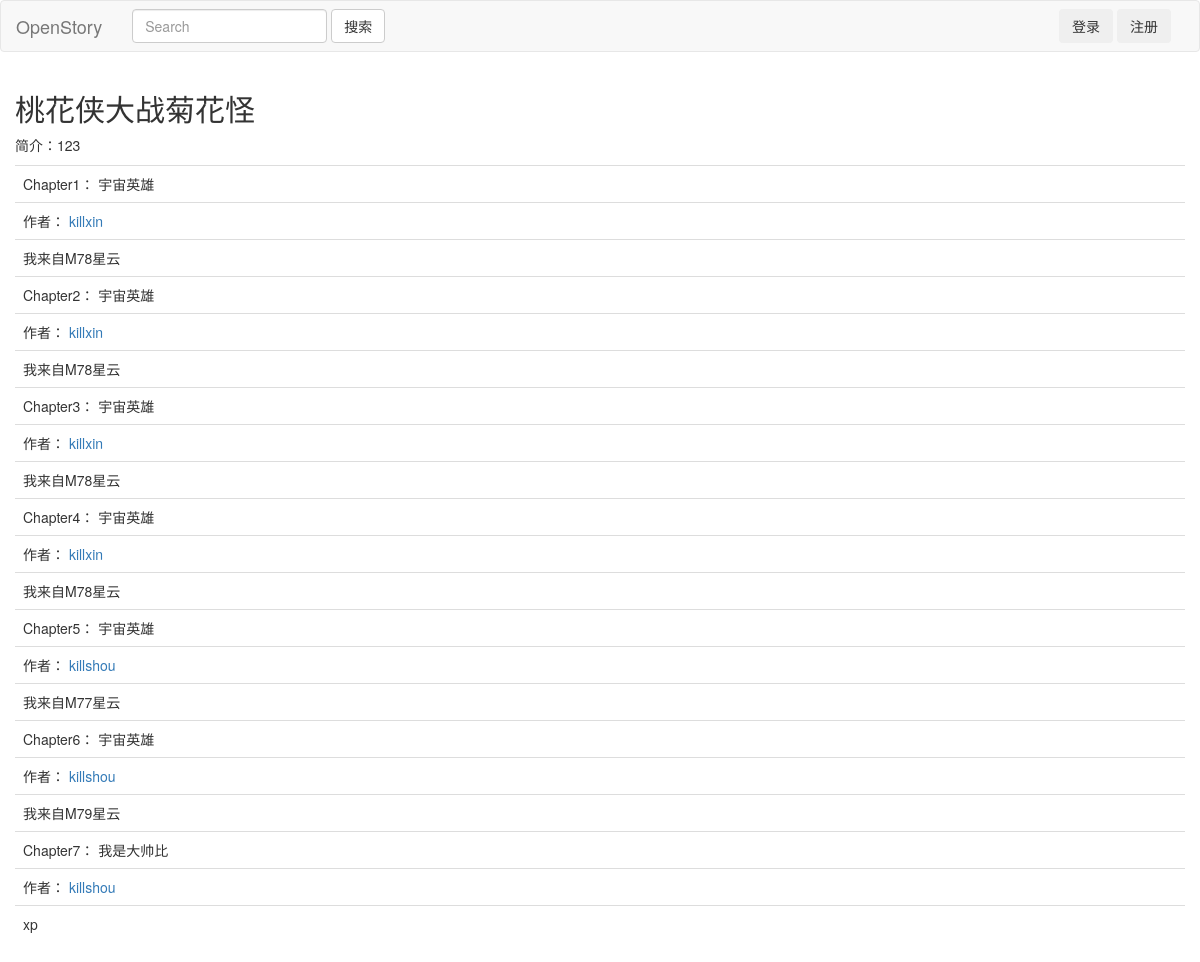
The page /story/view_story/3 on the database its author committed.
### story/models.py (models this page shows)
class Story(models.Model):
    title = models.TextField(default='')
    brief = models.TextField(default='')
    owner = models.ForeignKey(User,default=None)

class Chapter(models.Model):
    subtitle = models.TextField(default='')
    content = models.TextField(default='')
    story = models.ForeignKey(Story, default=None)
    writter = models.ForeignKey(User, default=None)

### story/views.py (the view)
# urls.py: url(r'^view_story/(\d+)$', views.view_story, name='viewstory'),
def view_story(request, id):
    story = Story.objects.get(id=id)
    return render(request, 'story.html', {'story':story,})

### story/templates/story.html (shortened to what this page needs)
{% extends 'base.html' %} {% block header %}
<h2>{{ story.title }}</h2>
<p>简介：{{ story.brief }}</p>
{% endblock %} {% block content %}
<table class='table'>
    {% for chapter in story.chapter_set.all %}
    <tr>
        <td>
            Chapter{{ forloop.counter }}：
            {% if chapter.writter == request.user %} {% include 'chapter.html' %}
            <a href='' data-toggle="modal" data-target="#changechapter{{ chapter.id }}">{{ chapter.subtitle }}</a>
            {% else %}
            {{ chapter.subtitle }}
            {% endif %}
        </td>
    </tr>
    <tr>
        <td>
            作者：
            <a href="{% url 'author' chapter.writter.username %}">{{ chapter.writter.username }}</a>
        </td>
    </tr>
    <tr>
        <td>{{ chapter.content }}</td>
    </tr>
    {% endfor %}
</table>
{% endblock %}

### rows shown on the page
Story: title "桃花侠大战菊花怪", brief "123"
Chapter: subtitle "宇宙英雄", writter.username "killxin", content "我来自M78星云"
Chapter: subtitle "宇宙英雄", writter.username "killxin", content "我来自M78星云"
Chapter: subtitle "宇宙英雄", writter.username "killxin", content "我来自M78星云"
Chapter: subtitle "宇宙英雄", writter.username "killxin", content "我来自M78星云"
Chapter: subtitle "宇宙英雄", writter.username "killshou", content "我来自M77星云"
Chapter: subtitle "宇宙英雄", writter.username "killshou", content "我来自M79星云"
Chapter: subtitle "我是大帅比", writter.username "killshou", content "xp"
